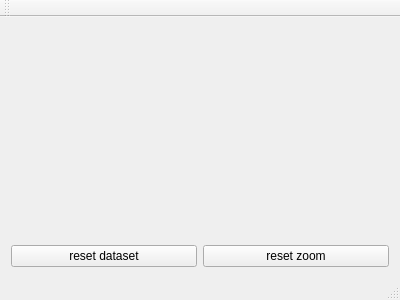
<?xml version="1.0" encoding="UTF-8"?>
<ui version="4.0">
 <class>MainWindow</class>
 <widget class="QMainWindow" name="MainWindow">
  <property name="geometry">
   <rect>
    <x>0</x>
    <y>0</y>
    <width>400</width>
    <height>300</height>
   </rect>
  </property>
  <property name="windowTitle">
   <string>MainWindow</string>
  </property>
  <widget class="QWidget" name="centralWidget">
   <layout class="QVBoxLayout" name="verticalLayout">
    <item>
     <widget class="ChartView" name="chartView" native="true">
      <property name="sizePolicy">
       <sizepolicy hsizetype="Preferred" vsizetype="MinimumExpanding">
        <horstretch>0</horstretch>
        <verstretch>0</verstretch>
       </sizepolicy>
      </property>
     </widget>
    </item>
    <item>
     <layout class="QHBoxLayout" name="horizontalLayout" stretch="0,0">
      <property name="spacing">
       <number>6</number>
      </property>
      <item>
       <widget class="QPushButton" name="resetDatasetButton">
        <property name="text">
         <string>reset dataset</string>
        </property>
       </widget>
      </item>
      <item>
       <widget class="QPushButton" name="resetZoomButton">
        <property name="text">
         <string>reset zoom</string>
        </property>
       </widget>
      </item>
     </layout>
    </item>
   </layout>
  </widget>
  <widget class="QMenuBar" name="menuBar">
   <property name="geometry">
    <rect>
     <x>0</x>
     <y>0</y>
     <width>400</width>
     <height>19</height>
    </rect>
   </property>
  </widget>
  <widget class="QToolBar" name="mainToolBar">
   <attribute name="toolBarArea">
    <enum>TopToolBarArea</enum>
   </attribute>
   <attribute name="toolBarBreak">
    <bool>false</bool>
   </attribute>
  </widget>
  <widget class="QStatusBar" name="statusBar"/>
 </widget>
 <layoutdefault spacing="6" margin="11"/>
 <customwidgets>
  <customwidget>
   <class>ChartView</class>
   <extends>QWidget</extends>
   <header>chartview.h</header>
   <container>1</container>
  </customwidget>
 </customwidgets>
 <resources/>
 <connections/>
</ui>
